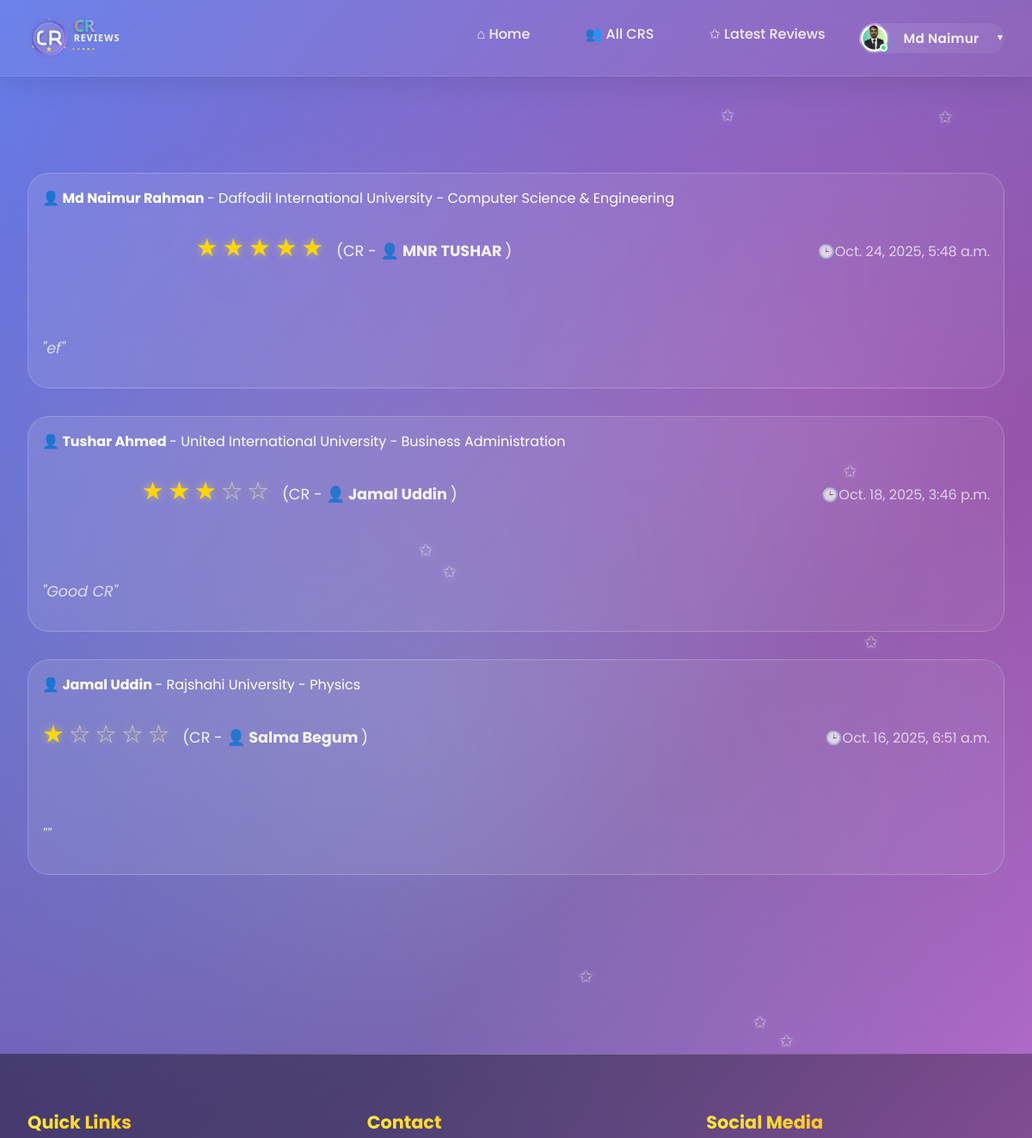
The app's page /latest_reviews/?page=3 (signed in, upper part), older data.
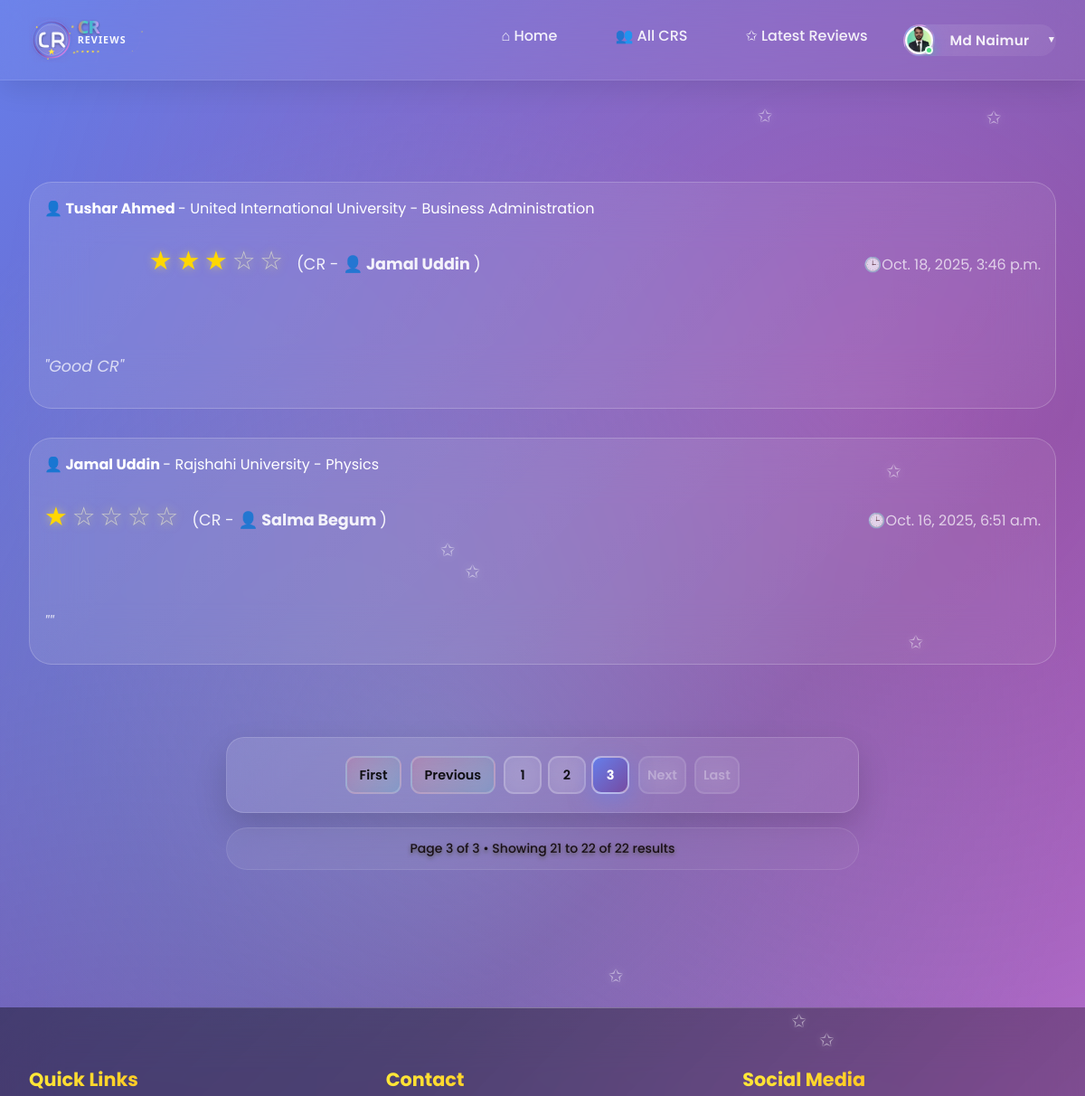
The same page, newer data.
### userprofile/models.py (models this page shows, shortened)
class User(AbstractBaseUser,PermissionsMixin):
    university=models.ForeignKey(University, on_delete=models.SET_NULL,related_name='university',null=True,blank=True)
    department=models.ForeignKey(Department, on_delete=models.SET_NULL,related_name='department',null=True,blank=True)
    profile_picture=models.ImageField(upload_to=user_profile_picture_path,null=True,blank=True)
    first_name = models.CharField(max_length=50)
    last_name = models.CharField(max_length=50)
    gender = models.CharField(choices=[('M', 'Male'), ('F', 'Female')], max_length=1)
    email = models.EmailField(unique=True)
    phone=models.CharField(max_length=20,null=True,blank=True)
    date_of_birth=models.DateField(null=True,blank=True)
    student_id=models.CharField(max_length=50,unique=True,null=True,blank=True)
    batch=models.CharField(max_length=20,null=True,blank=True)
    dept_batch = models.CharField(max_length=20 , blank=True, null=True)
    section=models.CharField(max_length=20,null=True,blank=True)
    bio=models.TextField(null=True,blank=True)
    facebook_url=models.URLField(default='https://www.facebook.com/')
    instagram_url=models.URLField(default='https://www.instagram.com/')
    linkedin_url=models.URLField(default='https://www.linkedin.com/')
    role=models.CharField(max_length=20, default='student')
    slug=models.SlugField(blank=True,unique=True)
    is_active = models.BooleanField(default=True)
    is_staff = models.BooleanField(default=False)
    created_at = models.DateTimeField(auto_now_add=True)
    updated_at = models.DateTimeField(auto_now=True)
    deleted_at = models.DateTimeField(blank=True, null=True)
    USERNAME_FIELD = 'email'
    REQUIRED_FIELDS = ['first_name','last_name']
    objects = CustomUserManager()
    def get_full_name(self):
        return f"{self.first_name} {self.last_name}"

### cr/models.py (models this page shows, shortened)
class Review(models.Model):
    user=models.OneToOneField('userprofile.User', on_delete=models.CASCADE,related_name='userreviews')
    cr_profile=models.ForeignKey(CrProfile, on_delete=models.CASCADE,related_name='cr_reviews')
    rating = models.PositiveSmallIntegerField()
    description = models.TextField(blank=True, null=True)
    slug = models.SlugField(unique=True, blank=True)
    created_at = models.DateTimeField(auto_now_add=True)
    updated_at = models.DateTimeField(auto_now=True)
    deleted_at = models.DateTimeField(blank=True, null=True)

class University(models.Model):
    Public = "Public"
    Private = "Private"
    university_type = [
        (Public,"Public"),
        (Private,"Private"),
    ]
    title =models.CharField(max_length=100,unique=True,blank=False,null=False)
    type =models.CharField(max_length=100,choices=university_type)
    address=models.CharField(max_length=150, blank=True, null=True)
    slug=models.SlugField(blank=True,unique=True)
    created_at=models.DateTimeField(auto_now_add=True)
    updated_at=models.DateTimeField(auto_now=True)
    daleted_at=models.DateTimeField(auto_now=True,blank=True,null=True)
    def __str__(self):
        return self.title

class Department(models.Model):
    university=models.ForeignKey(University, on_delete=models.CASCADE,related_name='departments')
    title=models.CharField(max_length=50,unique=True,blank=False,null=False)
    code=models.CharField(max_length=50,unique=True,blank=True,null=True)
    slug=models.SlugField(blank=True,unique=True)
    created_at=models.DateTimeField(auto_now_add=True)
    updated_at=models.DateTimeField(auto_now=True)
    daleted_at=models.DateTimeField(auto_now=True,blank=True,null=True)
    def __str__(self):
        return self.title

class CrProfile(models.Model):
    user=models.OneToOneField('userprofile.User', on_delete=models.CASCADE,related_name='user_profile')
    university=models.ForeignKey(University, on_delete=models.CASCADE,related_name='university_crs')
    department=models.ForeignKey(Department, on_delete=models.CASCADE,related_name='department_crs')
    cr_status = models.CharField(
    max_length=20,
    choices=[('Present', 'Present CR'), ('Former', 'Former CR')],
    default='Present'
    )
    profile_picture = models.ImageField(upload_to='cr_profile_pictures/', blank=True, null=True)
    name = models.CharField(max_length=100)
    gender = models.CharField(choices=[('M', 'Male'), ('F', 'Female')], max_length=1)
    email = models.EmailField(blank=True, null=True)
    phone = models.CharField(max_length=30, blank=True, null=True)
    st_id = models.CharField(max_length=50, unique=True)
    batch = models.CharField(max_length=20)
    dept_batch = models.CharField(max_length=20 , blank=True, null=True)
    section = models.CharField(max_length=10)
    bio = models.TextField(blank=True, null=True)
    date_of_birth = models.DateField(blank=True, null=True)
    slug = models.SlugField(unique=True, blank=True)
    facebook_url = models.URLField(default='https://www.facebook.com/')
    instagram_url = models.URLField(default='https://www.instagram.com/')
    linkedin_url = models.URLField(default='https://www.linkedin.com/')
    created_at=models.DateTimeField(auto_now_add=True)
    updated_at=models.DateTimeField(auto_now=True)
    deleted_at=models.DateTimeField(auto_now=True,blank=True,null=True)

### cr/views.py (the view)
# urls.py: path('latest_reviews/',latest_reviews,name='latest_reviews'),
def latest_reviews(request):
    reviews=Review.objects.all().order_by('-created_at')
    paginator = Paginator(reviews,10)
    page_number = request.GET.get('page',1)
    try:
        reviews = paginator.page(page_number)
    except PageNotAnInteger:
        reviews = paginator.page(1)
    except EmptyPage:
        reviews = paginator.page(1)
    context={
        'review':reviews,
        'paginator':paginator,
    }
    return render(request,'latest_reviews.html',context)

### templates/latest_reviews.html (shortened to what this page needs)
{% extends 'base.html' %}
{% load  static %}
{% block content %}
    <div id="latest-reviews" class="page">
        <div class="container">
            <div class="section">
                 {% for review in review %}
                <div class="review-card">
                    <div class="review-header">
                        <div>
                             <strong><a href="{% url 'user_view' review.user.slug %}" style="text-decoration: none; color: inherit;">👤 {{review.user.get_full_name}}</a> </strong> - {{review.user.university}} - {{review.user.department}}
                            <div class="rating">
                                {% for i in "12345" %} {% if forloop.counter <= review.rating %}
                                <span class="star filled">★</span>
                                {% else %}
                                <span class="star">☆</span>
                                {% endif %}
                                {% endfor %}
                                <span class="review_cr">(CR - <strong><a href="{% url 'cr_profile' review.cr_profile.slug %}" style="text-decoration: none; color: inherit;">👤 {{review.cr_profile.name}}</a> </strong>)</span>
                            </div>
                        </div>
                        <div style="color: rgba(255,255,255,0.7); font-weight: 400;">🕒{{review.created_at}}</div>
                    </div>
                    <div class="review-text">
                        "{{review.description}}"
                    </div>
                </div>
                {% endfor %}
            </div>
            {% if review.has_other_pages %}
            <div class="pagination-section">
                <div class="pagination">
                    {% if review.has_previous %}
                        <a href="?page=1" class="pagination-btn pagination-first">
                            <span>First</span>
                        </a>
                        <a href="?page={{ review.previous_page_number }}" class="pagination-btn pagination-prev">
                            <span>Previous</span>
                        </a>
                    {% endif %}
                    <div class="pagination-numbers">
                        {% for num in review.paginator.page_range %}
                            {% if review.number == num %}
                                <span class="pagination-btn pagination-active">{{ num }}</span>
                            {% elif num > review.number|add:'-3' and num < review.number|add:'3' %}
                                <a href="?page={{ num }}" class="pagination-btn">{{ num }}</a>
                            {% endif %}
                        {% endfor %}
                    </div>
                    {% if review.has_next %}
                        <a href="?page={{ review.next_page_number }}" class="pagination-btn pagination-next">
                            <span>Next</span>
                        </a>
                        <a href="?page={{ review.paginator.num_pages }}" class="pagination-btn pagination-last">
                            <span>Last</span>
                        </a>
                    {% else %}
                        <span class="pagination-btn pagination-disabled">
                            <span>Next</span>
                        </span>
                        <span class="pagination-btn pagination-disabled">
                            <span>Last</span>
                        </span>
                    {% endif %}
                </div>
                <div class="pagination-info">
                    <p>Page {{ review.number }} of {{ review.paginator.num_pages }} • Showing {{ review.start_index }} to {{ review.end_index }} of {{ review.paginator.count }} results</p>
                </div>
            </div>
            {% endif %}
        </div>
    </div>
{% endblock content %}

### templates/base.html (shortened to what this page needs)
<!DOCTYPE html>
<html lang="en">
{% load static %}
<head>
    <link rel="stylesheet" href="{% static 'style.css' %}">
    <link rel="stylesheet" href="{% static 'add_cr.css' %}">
    <link rel="stylesheet" href="{% static 'user_dashboard.css' %}">
    <link rel="stylesheet" href="{% static 'edit_user_settings.css' %}">
</head>
<body>
    <nav class="navbar">
        <div class="nav-container">
            <a href="{% url 'home' %}" style="display: flex; align-items: center; text-decoration: none;">
            <img src="{% static 'logo.svg' %}" alt="CR Reviews" style="height: 50px; margin-right: 10px;">
            </a>
            <ul class="nav-links">
                <li><a href="{% url 'home' %}" class="nav-link">⌂ Home</a></li>
                <li><a href="{% url 'all_cr' %}" class="nav-link" >👥 All CRS</a></li>
                <li><a href="{% url 'latest_reviews' %}" class="nav-link" >✩ Latest Reviews</a></li>
                {% if user.is_authenticated %}
                <li class="user-dropdown">
                <a href="#" class="nav-link user-profile-btn">
                    <span class="user-avatar">
                    {% if user.profile_picture %}
                        <img src="{{ user.profile_picture.url }}" alt="{{ user.name }}" />
                    {% else %}
                        {{ user.first_name|first|upper }}
                    {% endif %}
                    </span>
                    <span class="user-name">{{user.first_name}}</span>
                    <span class="dropdown-arrow">▼</span>
                </a>
                </li>
                {% else %}
                <li><a href="{% url 'login'%}" class="nav-link" >🔑 Login</a></li>
                <li><a href="{%url 'registration'%}" class="nav-link">👤+ Registration</a></li>
                {% endif %}
            </ul>
        </div>
    </nav>
    {% block content %}
    {% endblock content %}
    {% include 'footer.html' %}
</body>
</html>

### templates/footer.html (shortened to what this page needs)
<footer class="footer">
        <div class="footer-content">
            <div class="footer-section">
                <h3>Quick Links</h3>
            </div>
            <div class="footer-section">
                <h3>Contact</h3>
            </div>
            <div class="footer-section">
                <h3>Social Media</h3>
            </div>
        </div>
    </footer>

### static/user_dashboard.css (style rules this page uses)
.review-header { display: flex; justify-content: space-between; align-items: center; margin-bottom: 1rem; }
.review-text { color: rgba(255, 255, 255, 0.8); line-height: 1.6; margin-bottom: 1rem; }

Row changes from the older to the newer data that the page shows:
removed Review: user.get_full_name "Md Naimur Rahman", user.university "Daffodil International University", user.department "Computer Science & Engineering", rating 5 (drawn), cr_profile.name "MNR TUSHAR", created_at "Oct. 24, 2025, 5:48 a.m.", description "ef"
Text that changed along with them:
{{ review.number }}: (not shown) → "3"
{{ review.paginator.num_pages }}: (not shown) → "3"
{{ review.start_index }}: (not shown) → "21"
{{ review.end_index }}: (not shown) → "22"
{{ review.paginator.count }}: (not shown) → "22"
text now shown: "First Previous Next Last Page of • Showing to of results"
new list line: "1"
new list line: "2"
new list line: "3"
